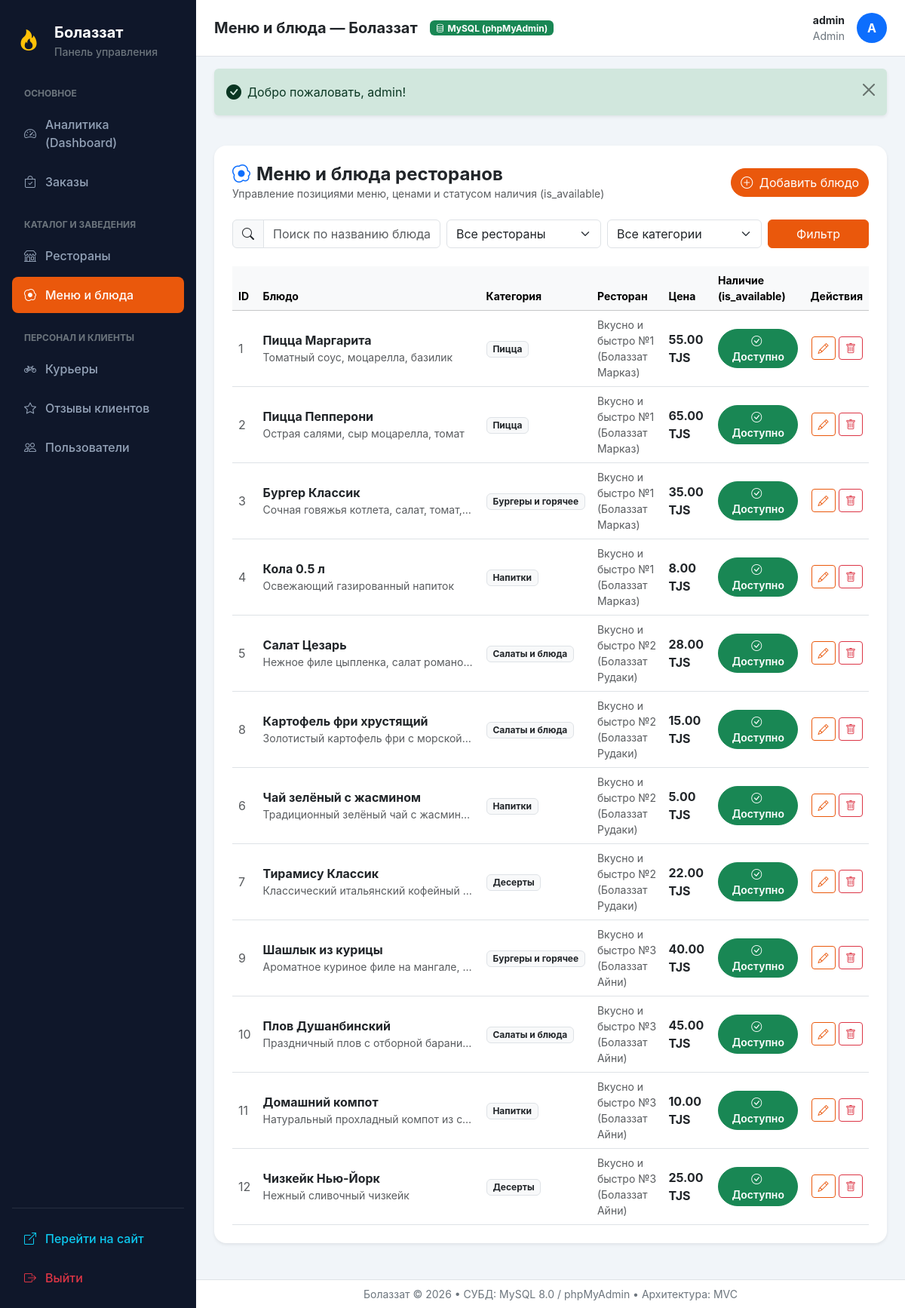
The page /admin/dishes (signed in) on the database its author committed.
### tables this page shows
CREATE TABLE dishes (
    id            INT UNSIGNED AUTO_INCREMENT PRIMARY KEY,
    restaurant_id INT UNSIGNED NOT NULL,
    name          VARCHAR(150) NOT NULL,
    description   VARCHAR(500) NULL,
    category      ENUM('pizza','burgers','salads','drinks','desserts') NOT NULL,
    price         DECIMAL(10,2) NOT NULL,
    is_available  TINYINT(1)   NOT NULL DEFAULT 1,
    CONSTRAINT uq_dish_in_restaurant UNIQUE (restaurant_id, name),
    CONSTRAINT chk_dish_price CHECK (price >= 0),
    CONSTRAINT fk_dishes_restaurant FOREIGN KEY (restaurant_id)
        REFERENCES restaurants(id) ON DELETE RESTRICT ON UPDATE CASCADE,
    INDEX idx_dishes_category (category)
);

CREATE TABLE restaurants (
    id                 INT UNSIGNED AUTO_INCREMENT PRIMARY KEY,
    name               VARCHAR(150)   NOT NULL,
    address            VARCHAR(200)   NOT NULL,
    phone              VARCHAR(20)    NOT NULL,
    work_hours         VARCHAR(50)    NOT NULL,
    min_order_amount   DECIMAL(10,2)  NOT NULL,
    delivery_radius_km DECIMAL(5,2)   NOT NULL,
    CONSTRAINT uq_restaurants_name UNIQUE (name),
    CONSTRAINT chk_restaurant_amounts CHECK (min_order_amount >= 0 AND delivery_radius_km > 0)
);

### app/Core/View.php (called while the page is built, shortened)
<?php
class View
{
    public static function render(string $template, array $data = [], string $layout = 'layouts/main'): void
    {
        extract($data);
        $templatePath = __DIR__ . '/../Views/' . ltrim($template, '/') . '.php';
        require $templatePath;
    }
    public static function e(?string $value): string
    {
        return htmlspecialchars((string)$value, ENT_QUOTES, 'UTF-8');
    }
    public static function price(float|int|string|null $amount): string
    {
        $val = (float)($amount ?? 0);
        return number_format($val, 2, '.', ' ') . ' TJS';
    }
}

### app/Core/Controller.php (called while the page is built, shortened)
<?php
abstract class Controller
{
    protected function render(string $view, array $data = [], string $layout = 'layouts/main'): void
    {
        View::render($view, $data, $layout);
    }
}

### app/Controllers/AdminController.php (called while the page is built, shortened)
<?php
class AdminController extends Controller
{
    public function dishes(): void
    {
        $restaurantId = !empty($_GET['restaurant_id']) ? (int)$_GET['restaurant_id'] : null;
        $category = $_GET['category'] ?? null;
        $search = trim($_GET['search'] ?? '');
        $dishes = Dish::getAll([
            'restaurant_id' => $restaurantId,
            'category' => $category,
            'search' => $search,
        ]);
        $restaurants = Restaurant::getAll();
        $this->render('admin/dishes/index', [
            'title' => 'Меню и блюда — Болаззат',
            'dishes' => $dishes,
            'restaurants' => $restaurants,
            'currentRestaurant' => $restaurantId,
            'currentCategory' => $category,
            'search' => $search,
            'categories' => Dish::CATEGORIES,
        ], 'layouts/admin');
    }
}

### public/index.php (called while the page is built, shortened)
<?php
spl_autoload_register(function (string $class) {
    $prefix = 'App\\';
    $baseDir = __DIR__ . '/../app/';
    $len = strlen($prefix);
    $relativeClass = substr($class, $len);
    $file = $baseDir . str_replace('\\', '/', $relativeClass) . '.php';
});
$router = new Router();
$router->get('/', [HomeController::class, 'index']);
$router->get('/about', [HomeController::class, 'about']);
$router->get('/restaurant/{id}', [RestaurantController::class, 'show']);
$router->get('/cart', [CartController::class, 'index']);
$router->post('/cart/add', [CartController::class, 'add']);
$router->post('/cart/update', [CartController::class, 'update']);
$router->post('/cart/remove', [CartController::class, 'remove']);
$router->post('/cart/clear', [CartController::class, 'clear']);
$router->get('/checkout', [OrderController::class, 'checkout']);
$router->post('/order/place', [OrderController::class, 'placeOrder']);
$router->get('/order/track/{number}', [OrderController::class, 'track']);
$router->get('/my-orders', [OrderController::class, 'myOrders']);
$router->post('/order/review', [OrderController::class, 'submitReview']);
$router->get('/login', [AuthController::class, 'showLogin']);
$router->post('/login', [AuthController::class, 'login']);
$router->post('/quick-login', [AuthController::class, 'quickLogin']);
$router->get('/register', [AuthController::class, 'showRegister']);
$router->post('/register', [AuthController::class, 'register']);
$router->get('/logout', [AuthController::class, 'logout']);
$router->get('/courier', [CourierController::class, 'index']);
$router->post('/courier/status', [CourierController::class, 'updateStatus']);
$router->post('/courier/toggle-busy', [CourierController::class, 'toggleBusy']);
$router->get('/admin', [AdminController::class, 'dashboard']);
$router->get('/admin/orders', [AdminController::class, 'orders']);
$router->get('/admin/orders/show/{id}', [AdminController::class, 'orderShow']);
$router->post('/admin/orders/status', [AdminController::class, 'updateOrderStatus']);
$router->post('/admin/orders/assign-courier', [AdminController::class, 'assignCourier']);
$router->get('/admin/restaurants', [AdminController::class, 'restaurants']);
$router->get('/admin/restaurants/create', [AdminController::class, 'restaurantCreate']);
$router->post('/admin/restaurants/store', [AdminController::class, 'restaurantStore']);
$router->get('/admin/restaurants/edit/{id}', [AdminController::class, 'restaurantEdit']);
$router->post('/admin/restaurants/update/{id}', [AdminController::class, 'restaurantUpdate']);
$router->post('/admin/restaurants/delete/{id}', [AdminController::class, 'restaurantDelete']);
$router->get('/admin/dishes', [AdminController::class, 'dishes']);
$router->get('/admin/dishes/create', [AdminController::class, 'dishCreate']);
$router->post('/admin/dishes/store', [AdminController::class, 'dishStore']);
$router->get('/admin/dishes/edit/{id}', [AdminController::class, 'dishEdit']);
$router->post('/admin/dishes/update/{id}', [AdminController::class, 'dishUpdate']);
$router->post('/admin/dishes/toggle/{id}', [AdminController::class, 'dishToggle']);
$router->post('/admin/dishes/delete/{id}', [AdminController::class, 'dishDelete']);
$router->get('/admin/couriers', [AdminController::class, 'couriers']);
$router->get('/admin/couriers/create', [AdminController::class, 'courierCreate']);
$router->post('/admin/couriers/store', [AdminController::class, 'courierStore']);
$router->post('/admin/couriers/toggle/{id}', [AdminController::class, 'courierToggle']);
$router->get('/admin/reviews', [AdminController::class, 'reviews']);
$router->get('/admin/users', [AdminController::class, 'users']);
$method = $_SERVER['REQUEST_METHOD'] ?? 'GET';
$uri = $_SERVER['REQUEST_URI'] ?? '/';
$router->dispatch($uri, $method);

### app/Models/Dish.php (called while the page is built, shortened)
<?php
class Dish
{
    public static function getAll(array $filters = []): array
    {
        $db = Database::getConnection();
        $sql = "
            SELECT d.*, r.name AS restaurant_name
            FROM dishes d
            JOIN restaurants r ON r.id = d.restaurant_id
            WHERE 1=1
        ";
        $params = [];
        $sql .= " ORDER BY d.restaurant_id ASC, d.category ASC, d.id ASC";
        $stmt = $db->prepare($sql);
        $stmt->execute($params);
        return $stmt->fetchAll();
    }
}

### app/Core/Session.php (called while the page is built, shortened)
<?php
class Session
{
    public static function get(string $key, mixed $default = null): mixed
    {
        return $_SESSION[$key] ?? $default;
    }
    public static function has(string $key): bool
    {
        return isset($_SESSION[$key]);
    }
}

### app/Core/Auth.php (called while the page is built, shortened)
<?php
class Auth
{
    public static function check(): bool
    {
        return Session::has('user');
    }
    public static function user(): ?array
    {
        return Session::get('user');
    }
    public static function role(): ?string
    {
        $u = self::user();
        return $u['role'] ?? null;
    }
    public static function hasRole(string|array $roles): bool
    {
        $r = self::role();
        if (is_array($roles)) {
            return in_array($r, $roles, true);
        }
        return $r === $roles;
    }
}

### app/Views/admin/dishes/index.php (the view, shortened to what this page needs)
<div class="card border-0 shadow-sm rounded-4 p-4 bg-white mb-4">
    <div class="d-flex flex-wrap justify-content-between align-items-center gap-3 mb-4">
        <div>
            <h4 class="fw-bold m-0"><i class="bi bi-egg-fried text-primary me-2"></i>Меню и блюда ресторанов</h4>
            <div class="text-muted small">Управление позициями меню, ценами и статусом наличия (is_available)</div>
        </div>
        <a href="/admin/dishes/create" class="btn btn-primary rounded-pill">
            <i class="bi bi-plus-circle me-1"></i> Добавить блюдо
        </a>
    </div>
    <form action="/admin/dishes" method="GET" class="row g-2 mb-4">
        <div class="col-md-4">
            <div class="input-group">
                <span class="input-group-text bg-light"><i class="bi bi-search"></i></span>
                <input type="text" name="search" class="form-control" placeholder="Поиск по названию блюда..." value="<?= View::e($search) ?>">
            </div>
        </div>
        <div class="col-md-3">
            <select name="restaurant_id" class="form-select" onchange="this.form.submit()">
                <option value="">Все рестораны</option>
            </select>
        </div>
        <div class="col-md-3">
            <select name="category" class="form-select" onchange="this.form.submit()">
                <option value="">Все категории</option>
            </select>
        </div>
        <div class="col-md-2 d-flex gap-2">
            <button type="submit" class="btn btn-primary w-100">Фильтр</button>
        </div>
    </form>
    <div class="table-responsive">
        <table class="table table-hover align-middle mb-0">
            <thead class="table-light small">
                <tr>
                    <th>ID</th>
                    <th>Блюдо</th>
                    <th>Категория</th>
                    <th>Ресторан</th>
                    <th>Цена</th>
                    <th>Наличие (is_available)</th>
                    <th class="text-end">Действия</th>
                </tr>
            </thead>
            <tbody>
                <?php if (empty($dishes)): ?>
                    <tr>
                        <td colspan="7" class="text-center py-5 text-muted">Блюд не найдено</td>
                    </tr>
                <?php else: ?>
                    <?php foreach ($dishes as $d): ?>
                        <tr>
                            <td class="text-muted"><?= $d['id'] ?></td>
                            <td>
                                <strong class="text-dark"><?= View::e($d['name']) ?></strong>
                                <?php if (!empty($d['description'])): ?>
                                    <div class="small text-muted text-truncate" style="max-width: 280px;"><?= View::e($d['description']) ?></div>
                                <?php endif; ?>
                            </td>
                            <td>
                                <span class="badge bg-light text-dark border">
                                    <?= $categories[$d['category']]['label'] ?? $d['category'] ?>
                                </span>
                            </td>
                            <td class="small text-muted"><?= View::e($d['restaurant_name']) ?></td>
                            <td class="fw-bold text-dark"><?= View::price($d['price']) ?></td>
                            <td>
                                <form action="/admin/dishes/toggle/<?= $d['id'] ?>" method="POST" class="m-0">
                                    <button type="submit" class="btn btn-sm <?= !empty($d['is_available']) ? 'btn-success' : 'btn-danger' ?> rounded-pill px-3 py-1 fw-semibold" title="Кликните, чтобы включить/отключить блюдо в меню">
                                        <i class="bi <?= !empty($d['is_available']) ? 'bi-check-circle' : 'bi-slash-circle' ?> me-1"></i>
                                        <?= !empty($d['is_available']) ? 'Доступно' : 'Стоп-лист' ?>
                                    </button>
                                </form>
                            </td>
                            <td class="text-end">
                                <a href="/admin/dishes/edit/<?= $d['id'] ?>" class="btn btn-sm btn-outline-primary" title="Редактировать">
                                    <i class="bi bi-pencil"></i>
                                </a>
                                <form action="/admin/dishes/delete/<?= $d['id'] ?>" method="POST" class="d-inline" onsubmit="return confirm('Удалить блюдо «<?= View::e($d['name']) ?>»?');">
                                    <button type="submit" class="btn btn-sm btn-outline-danger" title="Удалить">
                                        <i class="bi bi-trash"></i>
                                    </button>
                                </form>
                            </td>
                        </tr>
                    <?php endforeach; ?>
                <?php endif; ?>
            </tbody>
        </table>
    </div>
</div>

### app/Core/Router.php (shortened to what this page needs)
<?php
class Router
{
    private array $routes = [];
    private function addRoute(string $method, string $path, array|callable $handler): void
    {
        $pattern = preg_replace('/\{([a-zA-Z0-9_]+)\}/', '(?P<$1>[^/]+)', $path);
        $pattern = '#^' . $pattern . '$#';
        $this->routes[] = [
            'method' => $method,
            'pattern' => $pattern,
            'handler' => $handler,
        ];
    }
    public function dispatch(string $uri, string $method): void
    {
        $path = parse_url($uri, PHP_URL_PATH);
        $path = '/' . trim($path, '/');
        foreach ($this->routes as $route) {
            if ($route['method'] === $method && preg_match($route['pattern'], $path, $matches)) {
                $params = array_filter($matches, '\is_string', ARRAY_FILTER_USE_KEY);
                $handler = $route['handler'];
                if (is_array($handler) && count($handler) === 2) {
                    [$class, $action] = $handler;
                    if (class_exists($class)) {
                        $controller = new $class();
                        if (method_exists($controller, $action)) {
                            call_user_func_array([$controller, $action], $params);
                            return;
                        }
                    }
                }
            }
        }
    }
}

### public/css/style.css (style rules this page uses)
:root { --brand-primary: #ea580c; --brand-primary-hover: #c2410c; --brand-secondary: #0284c7; --brand-success: #16a34a; --brand-dark: #0f172a; --brand-light: #f8fafc; --brand-card-bg: #ffffff; --brand-border: #e2e8f0; }
body { font-family: -apple-system, BlinkMacSystemFont, "Segoe UI", Roboto, "Helvetica Neue", Arial, sans-serif; color: #334155; background-color: #f8fafc; min-height: 100vh; display: flex; flex-direction: column; }
.btn-primary { background-color: var(--brand-primary); border-color: var(--brand-primary); }
.btn-outline-primary { color: var(--brand-primary); border-color: var(--brand-primary); }

### rows shown on the page
dishes: id "1", name "Пицца Маргарита", description "Томатный соус, моцарелла, базилик", category "Пицца", restaurant.name "Вкусно и быстро №1 (Болаззат Марказ)", price "55.00 TJS", is_available 1 (drawn)
dishes: id "2", name "Пицца Пепперони", description "Острая салями, сыр моцарелла, томат", category "Пицца", restaurant.name "Вкусно и быстро №1 (Болаззат Марказ)", price "65.00 TJS", is_available 1 (drawn)
dishes: id "3", name "Бургер Классик", description "Сочная говяжья котлета, салат, томат,…", category "Бургеры и горячее", restaurant.name "Вкусно и быстро №1 (Болаззат Марказ)", price "35.00 TJS", is_available 1 (drawn)
dishes: id "4", name "Кола 0.5 л", description "Освежающий газированный напиток", category "Напитки", restaurant.name "Вкусно и быстро №1 (Болаззат Марказ)", price "8.00 TJS", is_available 1 (drawn)
dishes: id "5", name "Салат Цезарь", description "Нежное филе цыпленка, салат романо…", category "Салаты и блюда", restaurant.name "Вкусно и быстро №2 (Болаззат Рудаки)", price "28.00 TJS", is_available 1 (drawn)
dishes: id "8", name "Картофель фри хрустящий", description "Золотистый картофель фри с морской…", category "Салаты и блюда", restaurant.name "Вкусно и быстро №2 (Болаззат Рудаки)", price "15.00 TJS", is_available 1 (drawn)
dishes: id "6", name "Чай зелёный с жасмином", description "Традиционный зелёный чай с жасмин…", category "Напитки", restaurant.name "Вкусно и быстро №2 (Болаззат Рудаки)", price "5.00 TJS", is_available 1 (drawn)
dishes: id "7", name "Тирамису Классик", description "Классический итальянский кофейный…", category "Десерты", restaurant.name "Вкусно и быстро №2 (Болаззат Рудаки)", price "22.00 TJS", is_available 1 (drawn)
dishes: id "9", name "Шашлык из курицы", description "Ароматное куриное филе на мангале,…", category "Бургеры и горячее", restaurant.name "Вкусно и быстро №3 (Болаззат Айни)", price "40.00 TJS", is_available 1 (drawn)
dishes: id "10", name "Плов Душанбинский", description "Праздничный плов с отборной барани…", category "Салаты и блюда", restaurant.name "Вкусно и быстро №3 (Болаззат Айни)", price "45.00 TJS", is_available 1 (drawn)
dishes: id "11", name "Домашний компот", description "Натуральный прохладный компот из с…", category "Напитки", restaurant.name "Вкусно и быстро №3 (Болаззат Айни)", price "10.00 TJS", is_available 1 (drawn)
dishes: id "12", name "Чизкейк Нью-Йорк", description "Нежный сливочный чизкейк", category "Десерты", restaurant.name "Вкусно и быстро №3 (Болаззат Айни)", price "25.00 TJS", is_available 1 (drawn)

### other values the page prints
Session::getFlash($type) "Добро пожаловать, admin!"
